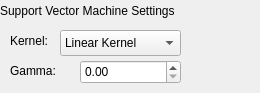
         <widget class="QWidget" name="page_9">
          <widget class="QLabel" name="label_31">
           <property name="geometry">
            <rect>
             <x>0</x>
             <y>0</y>
             <width>251</width>
             <height>21</height>
            </rect>
           </property>
           <property name="text">
            <string>Support Vector Machine Settings</string>
           </property>
          </widget>
          <widget class="QComboBox" name="pipelineTool_svmKernelType">
           <property name="geometry">
            <rect>
             <x>60</x>
             <y>30</y>
             <width>121</width>
             <height>26</height>
            </rect>
           </property>
           <item>
            <property name="text">
             <string>Linear Kernel</string>
            </property>
           </item>
           <item>
            <property name="text">
             <string>RBF Kernel</string>
            </property>
           </item>
          </widget>
          <widget class="QLabel" name="label_35">
           <property name="geometry">
            <rect>
             <x>10</x>
             <y>30</y>
             <width>51</width>
             <height>21</height>
            </rect>
           </property>
           <property name="text">
            <string>Kernel:</string>
           </property>
          </widget>
          <widget class="QLabel" name="label_36">
           <property name="geometry">
            <rect>
             <x>10</x>
             <y>60</y>
             <width>61</width>
             <height>21</height>
            </rect>
           </property>
           <property name="text">
            <string>Gamma:</string>
           </property>
          </widget>
          <widget class="QDoubleSpinBox" name="pipelineTool_svmGamma">
           <property name="geometry">
            <rect>
             <x>80</x>
             <y>60</y>
             <width>101</width>
             <height>24</height>
            </rect>
           </property>
          </widget>
         </widget>
